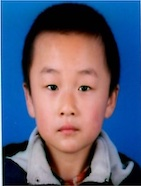
#> input picture src/第9章  目标检测/Images/boy.jpg, 141 x 186 px, found by its file name
$ jupyter execute --allow-errors '9.3  目标检测实例.ipynb'   (shell and % lines are left out)
#> lines starting #> are read from the running program, lines starting #| are printed output that depends on the picture
人脸检测演示程序

作者：谢文伟

邮件：jim.xie.cn@outlook.com

主页：https://github.com/jim-xie-cn/ai-cv

# 导入库

[cell 1]
import matplotlib.pyplot as plt
import numpy as np
import cv2
from skimage import data,color,feature,transform
from sklearn.feature_extraction.image import PatchExtractor
from sklearn.datasets import fetch_lfw_people
from sklearn.svm import LinearSVC
from sklearn.model_selection import GridSearchCV
import dlib
from mtcnn.mtcnn import MTCNN

# 创建人脸二分类器

#> (a cell that did not finish here is left out)

[cell 3]
#使用sickit-image内置（不含头像）的图像作为负例样本
skimg_without_face = ['text','coins','moon','page','clock',
                      'immunohistochemistry','chelsea','coffee',
                      'hubble_deep_field','checkerboard']
images = [color.rgb2gray(getattr(data, name)()) for name in skimg_without_face]
#> images = 10 items
#由于内置图片太少，使用PatchExtractor在原图基础上生成更多图片作为负例样本
def generate_patches(img, count, scale=1.0):
    extractor = PatchExtractor(patch_size=samples_with_face[0].shape,max_patches=count)
    patches = extractor.transform(img[np.newaxis])
    if scale != 1:
        patches = np.array([transform.resize(patch,samples_with_face[0].shape) for patch in patches])
    return patches
samples_without_face = np.array([])
#> (the rest of this cell did not finish here and is left out)

生成训练所需的数据集

#> (a cell that did not finish here is left out)

使用SVM进行训练，得到人脸二分类模型

[cell 5]
#选择线性SVM(LinearSVC)作为分类模型
svc = LinearSVC()
#使用网格搜索寻找最优参数
model_grid = GridSearchCV(svc,{'C': [0.5, 1.0, 1.5, 2.0]})
print("正在训练，需要时间较长，请稍后...")
#> (the rest of this cell did not finish here and is left out)

# 人脸初检

定义滑动窗口函数

[cell 6]
#根据指定的步长和窗口大小，遍历图像，取出HOG特征
def sliding_window(image, stepSize, windowSize):
    for y in range(0, image.shape[0], stepSize[1]):
        for x in range(0, image.shape[1], stepSize[0]):
            region = image[y:y+windowSize[0], x:x+windowSize[1]]
            region = transform.resize(region, windowSize)
            region_hog = feature.hog(region)
            yield ((x, y, x + windowSize[1],y+windowSize[0]),region,region_hog)

[cell 7]
#读取图像，转换为灰度图并调整至统一的大小
img = cv2.imread('./images/boy.jpg')
#> img is the input picture: shape (186, 141, 3); mean B, G, R 119.4, 94.2, 89.3
gray = color.rgb2gray(img)
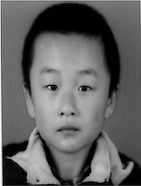
#> gray: shape (186, 141) float64; min 0, max 0.988, mean 0.389
gray = transform.resize(gray,(120,100))
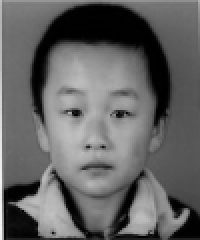
#> gray: shape (120, 100) float64 (shown 2 times larger); min 0.000284, max 0.966, mean 0.39
#使用滑动窗口，提取图像中不同区域的HOG特征
rects, region_img,regions_hog = zip(*sliding_window(gray,stepSize=(2,2), windowSize=(62,47)))
#> rects = 3000 items, first 6: (0, 0, 47, 62), (2, 0, 49, 62), (4, 0, 51, 62), (6, 0, 53, 62), (8, 0, 55, 62), (10, 0, 57, 62); region_img = 3000 items; regions_hog = 3000 items
#使用训练好的SVM模型，对每个区域进行识别
#> (the rest of this cell did not finish here and is left out)

可视化初检结果

[cell 8]
#显示滑动窗口扫描的区域
plt.style.use({'figure.figsize':(8, 6)})
fig, ax = plt.subplots(8, 12)
for i, axi in enumerate(ax.flat):
    axi.imshow(region_img[i], cmap='gray')
    axi.axis('off')
plt.show()
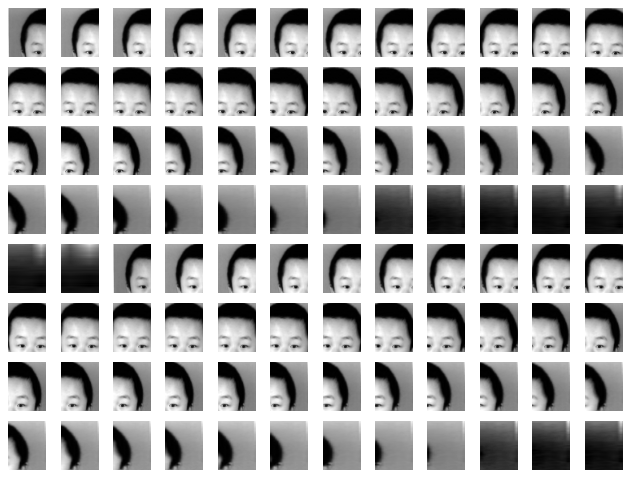
#> figure drawn by matplotlib, 96 panels
#显示可能存在人脸的区域
#> (the rest of this cell did not finish here and is left out)

[cell 9]
img = cv2.imread('./images/boy.jpg')
img= cv2.cvtColor(img.copy(),cv2.COLOR_BGR2RGB)
plt.style.use({'figure.figsize':(16, 12)})
fig, ax = plt.subplots(1, 3)
for i, axi in enumerate(ax.flat):
    axi.imshow(img, cmap='gray')
    axi.axis('off')
    axi.set_title("%dx%d"%(img.shape[1],img.shape[0]))
    img = cv2.pyrDown(img)
#> this loop made 3 passes
#> pass 1, `img = cv2.pyrDown(img)`:
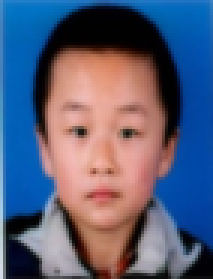
#> img: shape (93, 71, 3) (shown 3 times larger); mean R, G, B 88.7, 94.2, 119.9
#> pass 2, `img = cv2.pyrDown(img)`:
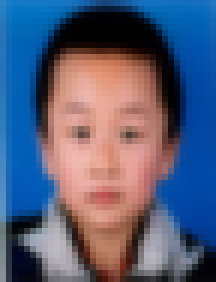
#> img: shape (47, 36, 3) (shown 6 times larger); mean R, G, B 87.1, 93.9, 120.3

# 初检结果修正

#> (a cell that did not finish here is left out)

使用NMS去掉重复的人脸区域

#> (a cell that did not finish here is left out)

# 10.3.4  使用开源模型实现人脸检测

[cell 12]
face_cascade = cv2.CascadeClassifier(cv2.data.haarcascades+'haarcascade_frontalface_default.xml')
img = cv2.imread('./images/boy.jpg')
img= cv2.cvtColor(img.copy(),cv2.COLOR_BGR2RGB)
gray = cv2.cvtColor(img, cv2.COLOR_BGR2GRAY)
#> gray: shape (186, 141)
faces = face_cascade.detectMultiScale(gray)
#> faces = [[17, 46, 103, 103]]
for (x,y,w,h) in faces:
    img = cv2.rectangle(img,(x,y),(x+w,y+h),(255,0,0),2)
#> this loop made 1 pass
#> pass 1, `img = cv2.rectangle(img,(x,y),(x+w,y+h),(255,0,0),2)`:
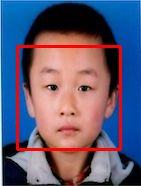
#> img: shape (186, 141, 3); mean R, G, B 98.2, 90.2, 113.5
plt.imshow(img.squeeze())
plt.axis('off')

[cell 13]
image = cv2.imread('./images/boy.jpg')
gray = cv2.cvtColor(image, cv2.COLOR_BGR2GRAY)
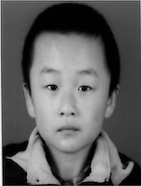
#> gray: shape (186, 141); min 0, max 249, mean 95.6
img = cv2.cvtColor(image, cv2.COLOR_BGR2RGB)
#> (the rest of this cell did not finish here and is left out)

$ run again, with src/第9章  目标检测/Images/multi-face.jpg copied over src/第9章  目标检测/Images/boy.jpg
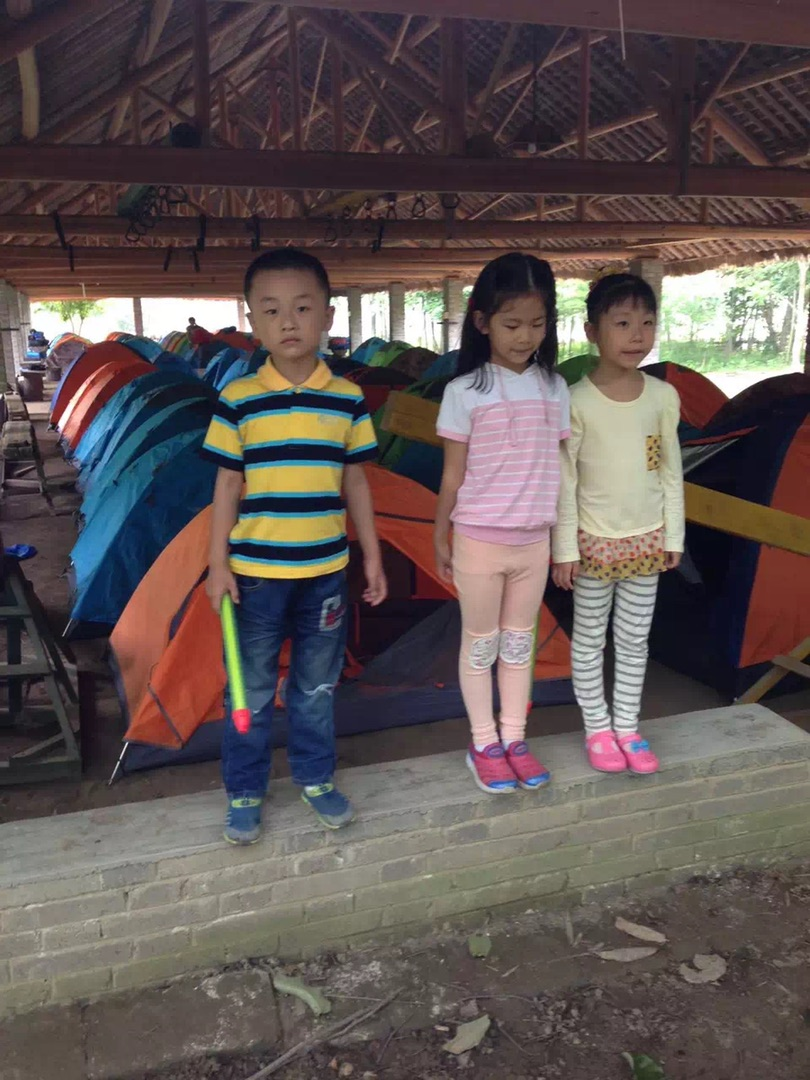
#> input picture src/第9章  目标检测/Images/multi-face.jpg, 810 x 1080 px, found by its file name
#> images = 10 items
#> img is the input picture: shape (1080, 810, 3); mean B, G, R 82.5, 83.9, 94.9
#> `gray = transform.resize(gray,(120,100))`:
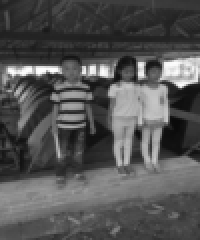
#> gray: shape (120, 100) float64 (shown 2 times larger); min 0.0397, max 0.998, mean 0.331
#> rects = 3000 items, first 6: (0, 0, 47, 62), (2, 0, 49, 62), (4, 0, 51, 62), (6, 0, 53, 62), (8, 0, 55, 62), (10, 0, 57, 62); region_img = 3000 items
#> faces = [[494, 635, 45, 45], [604, 302, 61, 61], [491, 302, 62, 62], [362, 492, 65, 65], [249, 278, 79, 79]]
#> the loop `for (x,y,w,h) in faces:` made 5 passes
#> after the loop `for (x,y,w,h) in faces:`:
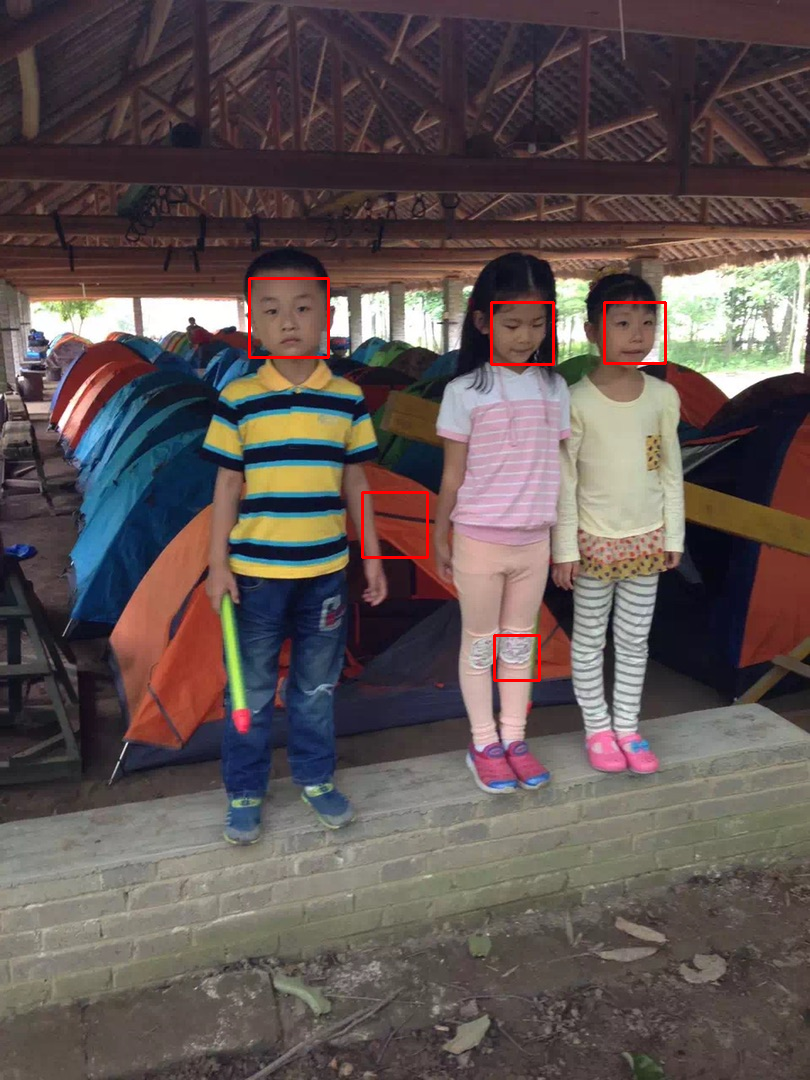
#> img: shape (1080, 810, 3); mean R, G, B 95.6, 83.5, 82.1
